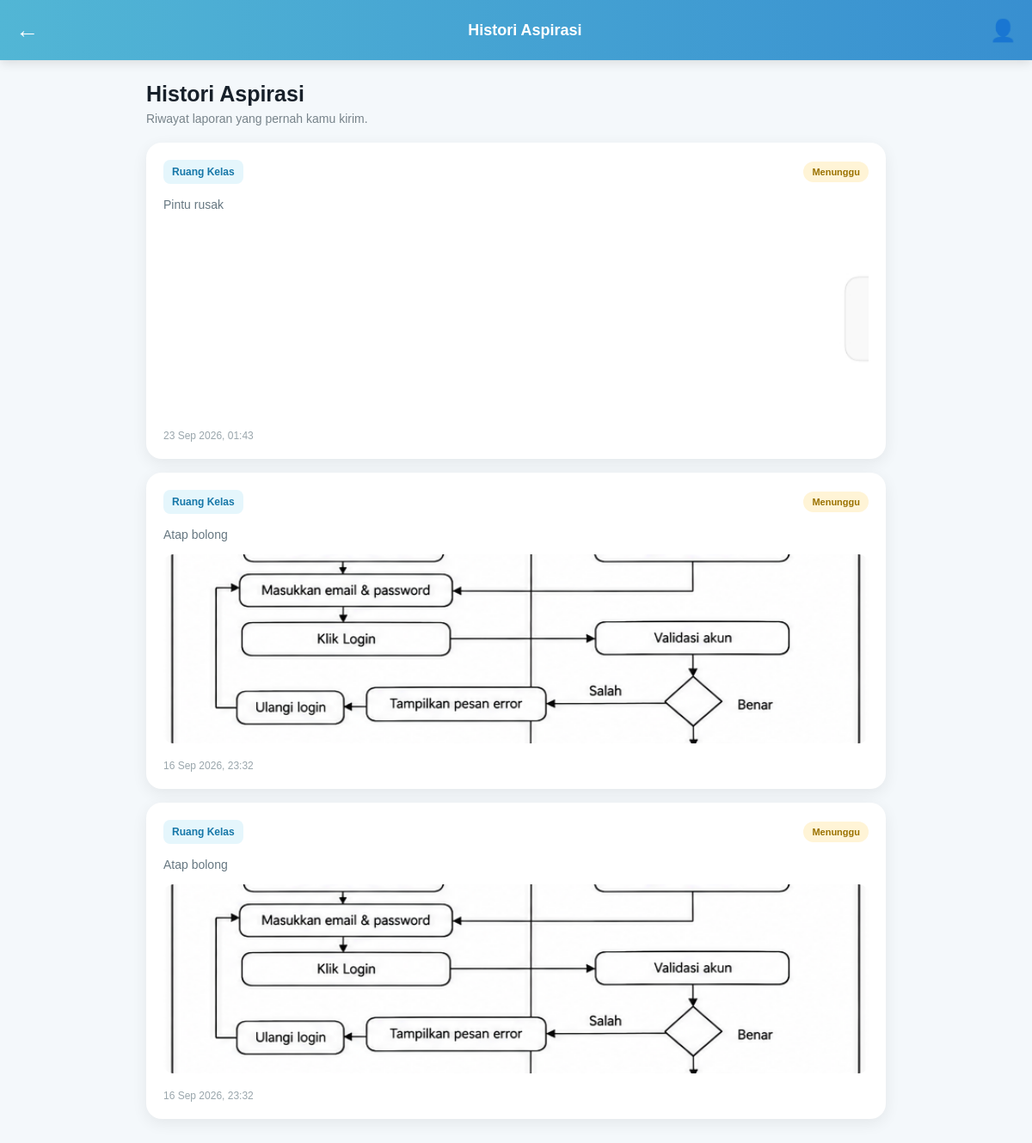
/views/dashboard/histori.php (signed in), run on an earlier commit of the app's database.
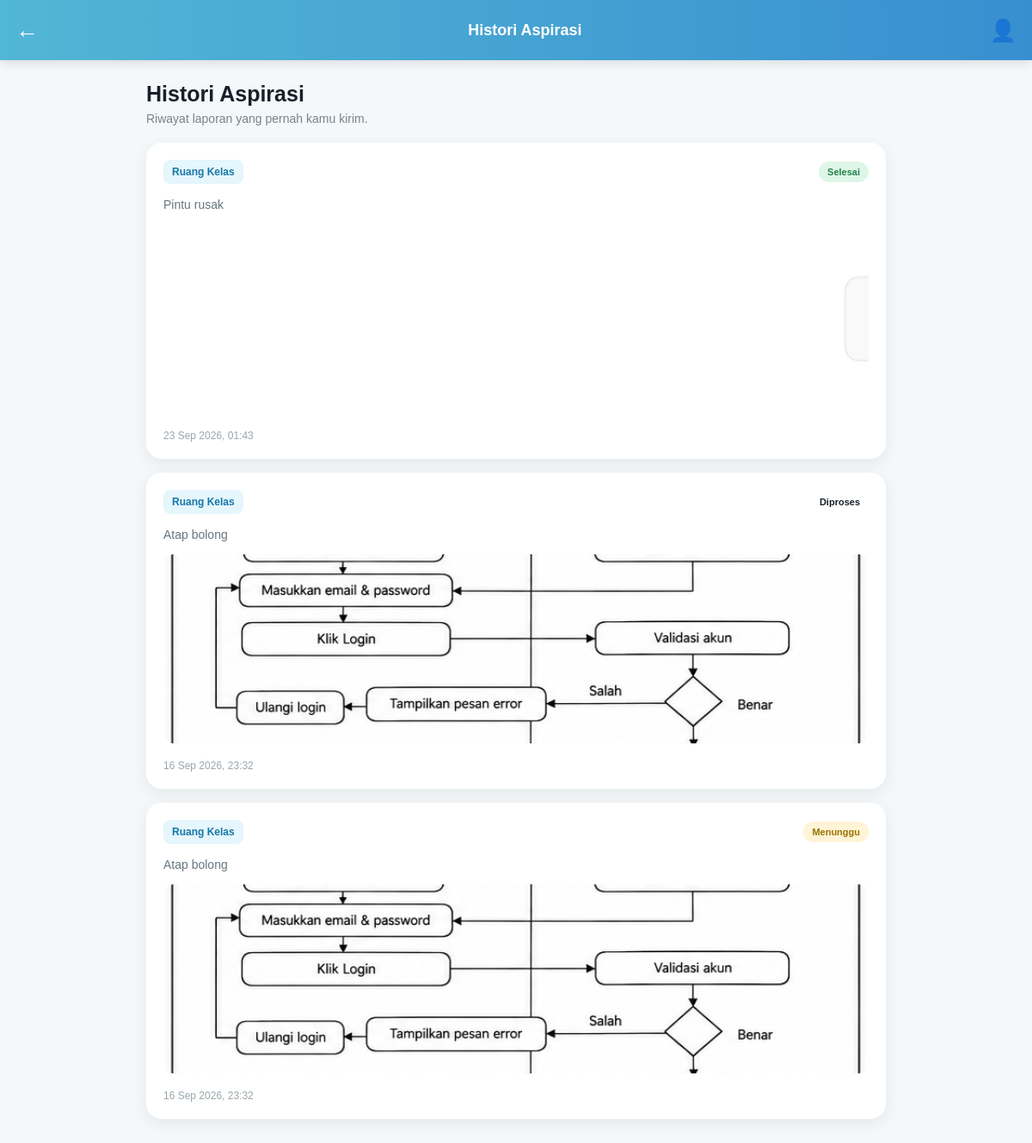
And on a later commit of the database.
### tables this page shows
CREATE TABLE `aspirasis` (
  `id_aspirasi` bigint(20) UNSIGNED NOT NULL,
  `nis` bigint(20) UNSIGNED NOT NULL,
  `status` enum('Menunggu','Diproses','Selesai') NOT NULL DEFAULT 'Menunggu',
  `id_kategori` bigint(20) UNSIGNED NOT NULL,
  `ket` text NOT NULL,
  `foto` varchar(255) DEFAULT NULL,
  `anonim` tinyint(1) NOT NULL DEFAULT 0,
  `feedback` text DEFAULT NULL,
  `admin_id` bigint(20) UNSIGNED DEFAULT NULL,
  `created_at` timestamp NULL DEFAULT NULL,
  `updated_at` timestamp NULL DEFAULT NULL
);

CREATE TABLE `kategoris` (
  `id_kategori` bigint(20) UNSIGNED NOT NULL,
  `ket_kategori` varchar(50) NOT NULL,
  `jenis` enum('sarana_prasarana') NOT NULL,
  `created_at` timestamp NULL DEFAULT NULL,
  `updated_at` timestamp NULL DEFAULT NULL
);

### models/database.php (called while the page is built)
<?php
class Database
{
    private $host = "127.0.0.1";
    private $port = "3306";
    private $dbname = "saranasekolah";
    private $username = "root";
    private $password = "root";
    public function connect()
    {
        try {
            $pdo = new PDO(
                "mysql:host=" . $this->host .
                ";port=" . $this->port .
                ";dbname=" . $this->dbname .
                ";charset=utf8mb4",
                $this->username,
                $this->password
            );
            $pdo->setAttribute(
                PDO::ATTR_ERRMODE,
                PDO::ERRMODE_EXCEPTION
            );
            return $pdo;
        } catch (PDOException $e) {
            die(
                "Koneksi database gagal!<br>" .
                "Error: " . $e->getMessage()
            );
        }
    }
}

### models/Aspirasi.php (called while the page is built, shortened)
<?php
require_once __DIR__ . "/database.php";
class Aspirasi
{
    private $db;
    public function __construct()
    {
        $database = new Database();
        $this->db = $database->connect();
    }
    public function getByNis($nis)
{
    $query = $this->db->prepare(
        "SELECT
            a.id_aspirasi,
            a.status,
            s.kelas,
            a.ket,
            a.foto,
            a.anonim,
            a.feedback,
            a.created_at,
            k.ket_kategori
         FROM aspirasis a
         INNER JOIN siswas s
            ON a.nis = s.nis
         INNER JOIN kategoris k
            ON a.id_kategori = k.id_kategori
         WHERE a.nis = ?
         ORDER BY a.created_at DESC"
    );
    $query->execute([$nis]);
    return $query->fetchAll(PDO::FETCH_ASSOC);
}
}

### views/dashboard/histori.php (the view, shortened to what this page needs)
<?php
require_once __DIR__ . "/../../models/Aspirasi.php";
$nis = $_SESSION["nis"];
$aspirasiModel = new Aspirasi();
$histori = $aspirasiModel->getByNis($nis);
?>
<!DOCTYPE html>
<html lang="id">
<head>
    <link
        rel="stylesheet"
        href="../../assets/css/style.css"
    >
</head>
<body>
<div class="app">
    <header class="app-header">
        <a
            href="siswa.php"
            class="back-button"
        >
            ←
        </a>
        <div class="app-title">
            Histori Aspirasi
        </div>
        <div class="profile-icon">
            👤
        </div>
    </header>
    <main class="content">
        <div class="history-header">
            <h1>Histori Aspirasi</h1>
            <p>
                Riwayat laporan yang pernah kamu kirim.
            </p>
        </div>
        <?php if (empty($histori)): ?>
            <div class="empty-history">
                <div class="empty-icon">
                    📋
                </div>
                <h2>
                    Belum ada aspirasi
                </h2>
                <p>
                    Kamu belum pernah mengirim laporan
                    sarana sekolah.
                </p>
                <a
                    href="#"
                    class="btn-primary"
                >
                    Buat Aspirasi
                </a>
            </div>
        <?php else: ?>
            <div class="history-list">
                <?php foreach ($histori as $item): ?>
                    <div class="history-card">
                        <div class="history-top">
                            <span class="category">
                                <?php
                                echo htmlspecialchars(
                                    $item["ket_kategori"]
                                );
                                ?>
                            </span>
                            <?php
                            $statusClass = "";
                            if ($item["status"] === "Menunggu") {
                                $statusClass = "waiting";
                            }
                            elseif ($item["status"] === "Proses") {
                                $statusClass = "process";
                            }
                            elseif ($item["status"] === "Selesai") {
                                $statusClass = "done";
                            }
                            ?>
                            <span
                                class="status <?php echo $statusClass; ?>"
                            >
                                <?php
                                echo htmlspecialchars(
                                    $item["status"]
                                );
                                ?>
                            </span>
                        </div>
                        <p class="description">
                            <?php
                            echo nl2br(
                                htmlspecialchars(
                                    $item["ket"]
                                )
                            );
                            ?>
                        </p>
                        <?php if (!empty($item["foto"])): ?>
                            <img
                                src="../../assets/uploads/<?php
                                    echo htmlspecialchars(
                                        $item["foto"]
                                    );
                                ?>"
                                class="history-photo"
                                alt="Bukti aspirasi"
                            >
                        <?php endif; ?>
                        <div class="history-date">
                            <?php
                            if (!empty($item["created_at"])) {
                                echo date(
                                    "d M Y, H:i",
                                    strtotime(
                                        $item["created_at"]
                                    )
                                );
                            }
                            ?>
                        </div>
                    </div>
                <?php endforeach; ?>
            </div>
        <?php endif; ?>
    </main>
</div>
</body>
</html>

### assets/css/style.css (style rules this page uses)
* { margin: 0; padding: 0; box-sizing: border-box; }
body { font-family: Arial, Helvetica, sans-serif; background: #f4f8fb; color: #17202a; min-height: 100vh; }
.app { min-height: 100vh; background: #f4f8fb; }
.app-header { height: 70px; background: linear-gradient( 90deg, #52b6d5, #388fd0 ); display: flex; align-items: center; padding: 0 18px; color: white; box-shadow: 0 3px 12px rgba(0, 0, 0, 0.12); }
.app-title { flex: 1; display: flex; align-items: center; justify-content: center; gap: 8px; font-size: 18px; font-weight: bold; }
.profile-icon { font-size: 25px; }
.content { max-width: 900px; margin: auto; padding: 25px 20px 50px; }
.back-button { color: white; text-decoration: none; font-size: 28px; margin-right: 15px; }
.back-button { color: white; text-decoration: none; font-size: 30px; width: 40px; }
.history-header { margin-bottom: 20px; }
.history-header h1 { font-size: 25px; margin-bottom: 6px; }
.history-header p { color: #77838a; font-size: 14px; }
.history-list { display: flex; flex-direction: column; gap: 16px; }
.history-card { background: white; border-radius: 18px; padding: 20px; box-shadow: 0 5px 18px rgba(0, 0, 0, 0.07); }
.history-top { display: flex; justify-content: space-between; align-items: center; gap: 10px; margin-bottom: 14px; }
.category { background: #e5f6fc; color: #1677a8; padding: 7px 10px; border-radius: 8px; font-size: 12px; font-weight: bold; }
.status { padding: 7px 10px; border-radius: 8px; font-size: 12px; font-weight: bold; }
.status.waiting { background: #fff4d6; color: #9a7200; }
.status.done { background: #def6e7; color: #23834b; }
.description { color: #667781; font-size: 14px; line-height: 1.5; }
.history-date { margin-top: 15px; color: #9aa6ac; font-size: 12px; }
.history-photo { width: 100%; max-height: 220px; object-fit: cover; border-radius: 12px; margin-top: 12px; }
.status { padding: 6px 10px; border-radius: 20px; font-size: 11px; font-weight: bold; white-space: nowrap; }
.back-button { color: white; text-decoration: none; font-size: 27px; line-height: 1; margin-right: 12px; }

What changed in the data, as far as the page shows it:
changed aspirasis "Pintu rusak": status "Menunggu" → "Selesai"
changed aspirasis: status "Menunggu" → "Diproses"
